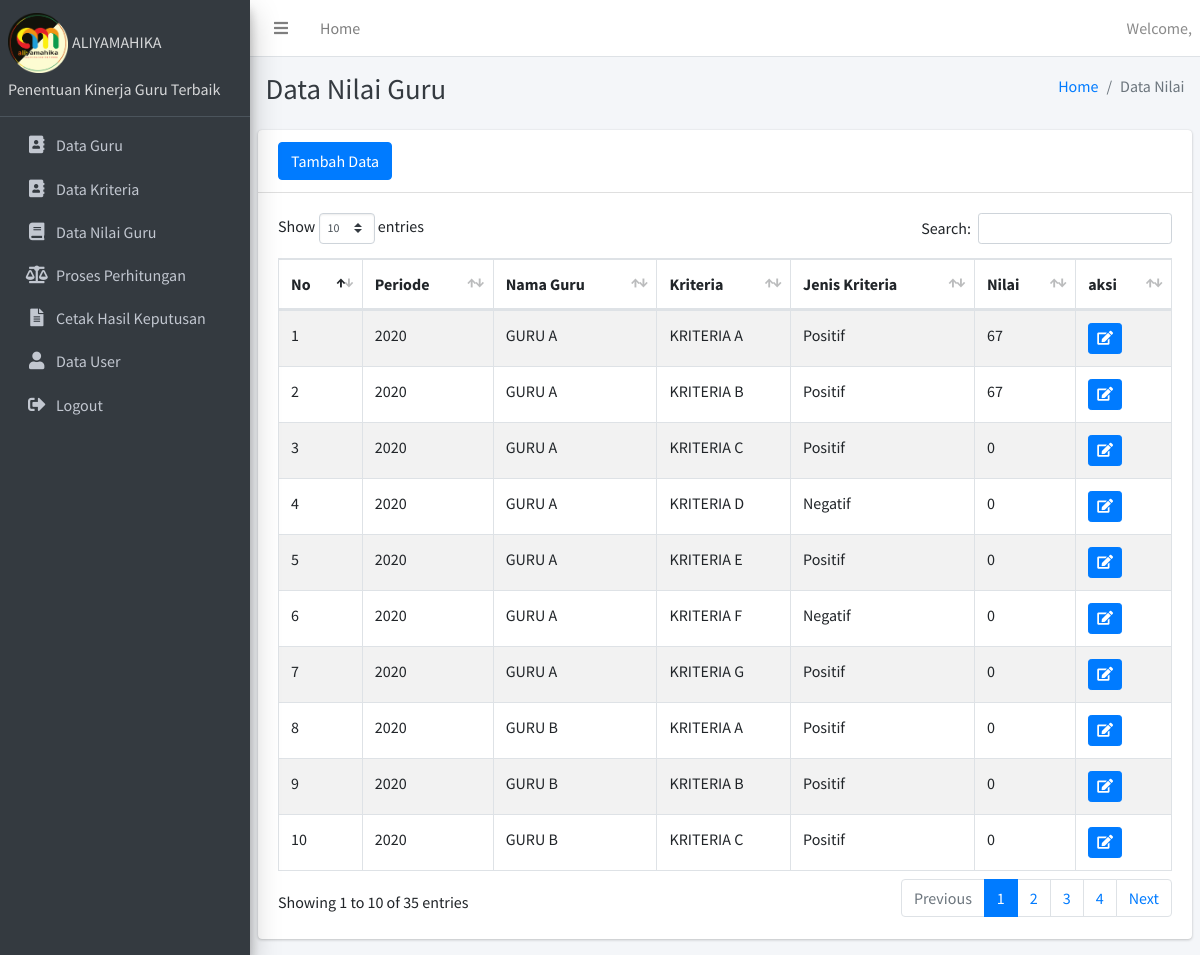
/dashboard.php?module=data_nilai, run on an earlier commit of the app's database.
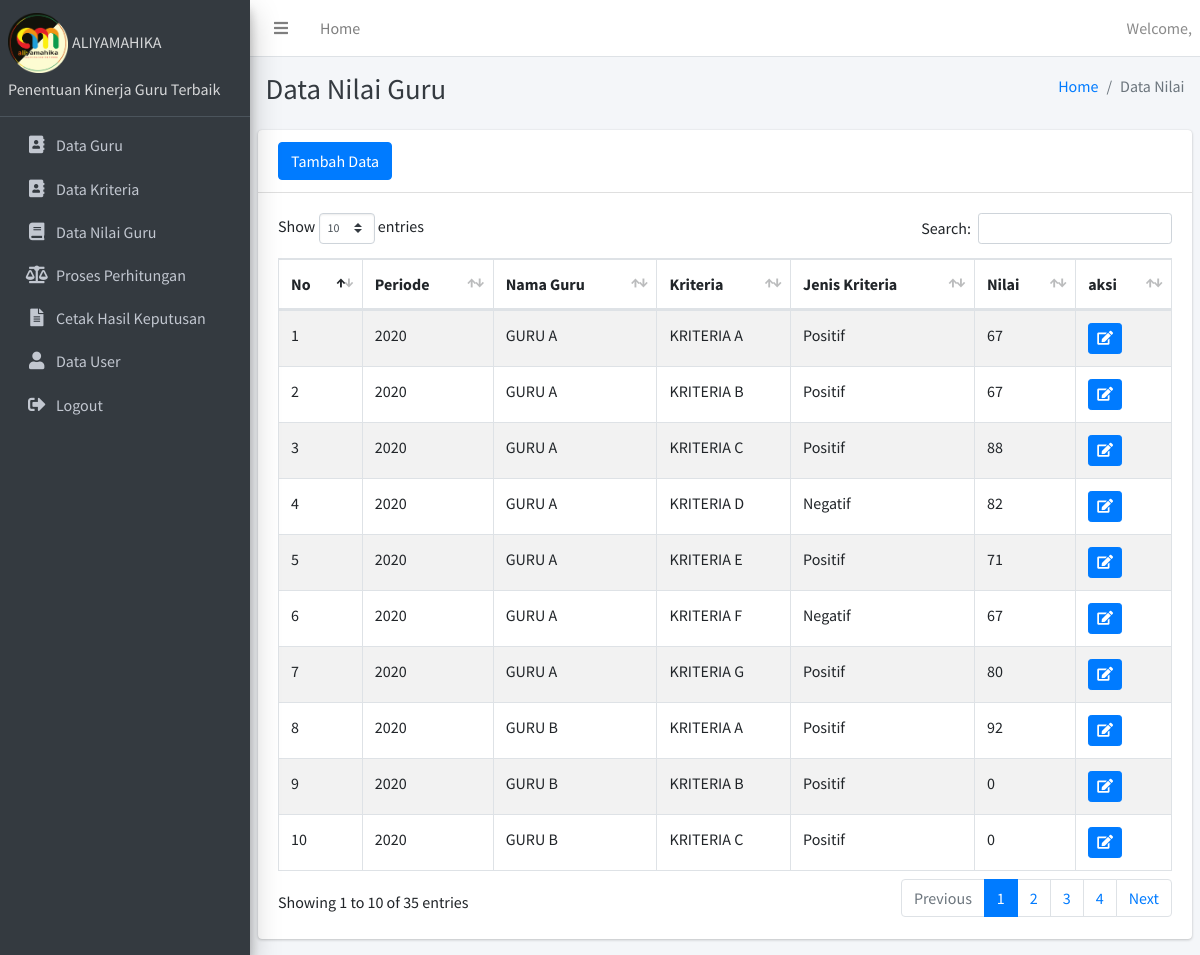
And on a later commit of the database.
### tables this page shows
CREATE TABLE `guru` (
  `id_guru` varchar(10) NOT NULL,
  `nm_guru` varchar(20) DEFAULT NULL,
  `jenkel` varchar(20) DEFAULT NULL,
  `alamat` varchar(50) NOT NULL
);

CREATE TABLE `nilai` (
  `id_nilai` int(11) NOT NULL,
  `id_kriteria` varchar(10) NOT NULL,
  `id_kinerja` varchar(10) NOT NULL,
  `nilai` int(11) NOT NULL,
  `nil_hitung` float NOT NULL
);

CREATE TABLE `kinerja` (
  `id_kinerja` varchar(10) NOT NULL,
  `tgl_kinerja` date NOT NULL,
  `periode` char(4) NOT NULL,
  `nil_akhir` float NOT NULL,
  `id_guru` varchar(10) NOT NULL,
  `id_user` varchar(10) NOT NULL
);

CREATE TABLE `kriteria` (
  `id_kriteria` varchar(10) NOT NULL,
  `nm_kriteria` varchar(40) DEFAULT NULL,
  `tren` varchar(20) DEFAULT NULL,
  `bobot` int(11) DEFAULT NULL
);

### modul/nilai/data_nilai.php (the view, shortened to what this page needs)
<div class="content-header">
  <div class="container-fluid">
    <div class="row mb-2">
      <div class="col-sm-6">
        <h1 class="m-0 text-dark">Data Nilai Guru</h1>
      </div>
      <div class="col-sm-6">
        <ol class="breadcrumb float-sm-right">
          <li class="breadcrumb-item"><a href="?module=home">Home</a></li>
          <li class="breadcrumb-item active">Data Nilai</li>
        </ol>
      </div>
    </div>
  </div>
</div>
    <section class="content">
      <div class="row">
        <div class="col-12">
          <div class="card">
            <div class="card-header">
              <a href="?module=input_nilai" class="btn btn-primary">Tambah Data</a>
            </div>
            <div class="card-body">
              <table id="example1" class="table table-bordered table-striped">
                <thead>
				<tr>
					<th>No</th>
					<th>Periode</th>
					<th>Nama Guru</th>
					<th>Kriteria</th>
					<th>Jenis Kriteria</th>
					<th>Nilai</th>
					<th>aksi</th>
				</tr>
			</thead>
			<tbody>
				<?php
				$sql =  mysqli_query($koneksi, "SELECT nilai.id_kriteria AS id_kriteria, nilai.id_kinerja AS id_kinerja, kinerja.Periode AS periode, guru.nm_guru AS nm_guru, kriteria.nm_kriteria AS nm_kriteria, nilai.nilai AS nilai, kriteria.tren AS tren FROM guru, kinerja, nilai, kriteria WHERE guru.id_guru=kinerja.id_guru AND kinerja.id_kinerja=nilai.id_kinerja AND nilai.id_kriteria=kriteria.id_kriteria");
					$no = 1;
					while($row = mysqli_fetch_assoc($sql)){
				?>
						<tr>
							<td><?php echo $no ?></td>
							<td><?php echo $row['periode'];?></td>
							<td><?php echo $row['nm_guru'];?></td>
							<td><?php echo $row['nm_kriteria'];?></td>
							<td><?php echo $row['tren'];?></td>
							<td><?php echo $row['nilai'];?></td>
							<td>
								<a href="?module=edit_nilai&id_kinerja=<?php echo $row['id_kinerja']; ?>&id_kriteria=<?php echo $row['id_kriteria']; ?>" title="Edit Data" class="btn btn-primary btn-sm"><i class="nav-icon fas fa-edit"></i></a>
							</td>
						</tr>
						<?php
						$no++;
				}
				?>
				</tbody>
				</table>
				</div>
          </div>
        </div>
      </div>
    </section>

What changed in the data, as far as the page shows it:
changed through a linked row, guru "GURU A": nilai.nilai "0" → "88"; nilai.nilai "0" → "82"; nilai.nilai "0" → "71"; nilai.nilai "0" → "67"; nilai.nilai "0" → "80"
changed through a linked row, guru "GURU B": nilai.nilai "0" → "92"
